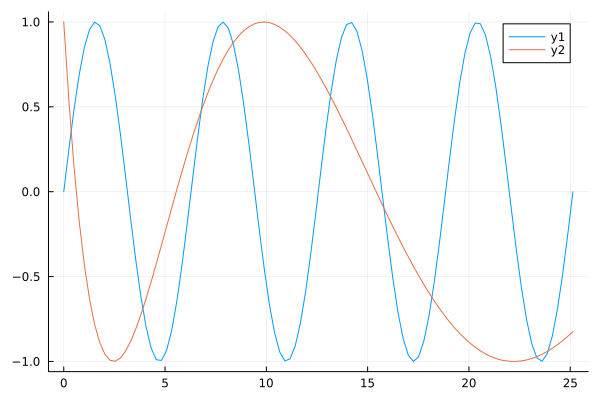

Write Julia code to recreate this figure.
using Plots

x  = range(0, 8π; length = 100)
sx = @. sin(x)         # the @. macro broadcasts (vectorizes) every operation
cx = @. cos(2x^(1/2))

plot(x, [sx cx])
savefig("example.svg")
